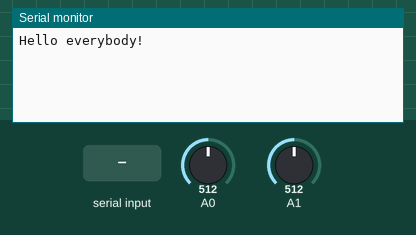
The sketch below on a simulated Arduino Uno, built with avr-gcc and run on an emulated ATmega328P. On the bench: the last lines printed to the serial monitor. Inputs (shaded band) come from the test bench; at power-on: A0 = 512, A1 = 512.

Above: at 1.2 s.
1.3 s: "1" received over the second serial link
At 3.4 s:
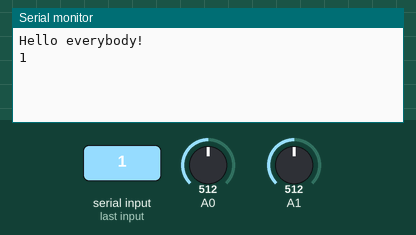
3.7 s: "0" received over the second serial link
At 5.3 s:
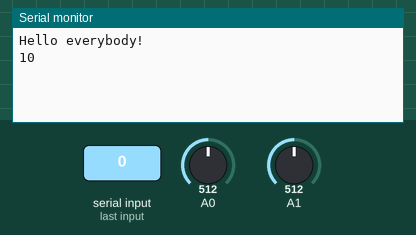

Measured:
- after the input at 1.3 s, the serial monitor: prints a new line after 0.90 s (image 1)
- after the input at 3.7 s, the serial monitor: prints a new line after 0.70 s (image 2)

The sketch:

joytick-lora-uno.ino
```cpp
#include <SoftwareSerial.h>

SoftwareSerial mySerial(0, 1); // RX, TX

//variable for Joytick
int x = 0;
int y = 0;

int val_x = 0;
int val_y = 0;

void setup() {
  Serial.begin(115200);
  Serial.println("Hello everybody!");

   // set the data rate for the SoftwareSerial port
  mySerial.begin(115200);

}

void loop() {
  x = analogRead(A0);
  y = analogRead(A1);
  if(x <= 542 && x >= 482)
  {
     x = 0;
  }
  else if(x < 482)
  {
    x = -(512 - x);
  }
  else
  {
    x = x - 511;
  }
//***************************************
  if(y <= 542 && y >= 482)
  {
     y = 0;
  }
  else if(y < 482)
  {
    y = -(512 - y);
  }
  else
  {
    y = y - 511;
  }

  val_x = map(x,0,512,0,255);
  val_y = map(y,0,512,0,255);

//  Serial.println(val_y);
//  Serial.println(val_y);
//******************************************
  delay(200);
  String cmd_x = "tx_test " + val_x;
  sendCmd(cmd_x, 1000, true);
  String cmd_y = "tx_test " + val_y;
  sendCmd(cmd_y, 1000, true);
}

String sendCmd(String command, const int timeout, boolean debug){
  String response = "";
  mySerial.print(command); // send command to the Lora.
  long int time = millis();
  while((time+timeout) > millis()){
    while(mySerial.available()){
      //the lora has data so display its output to the serial window
      char c = mySerial.read(); //read the next character
      response += c;
    }
  }
  if(debug){
    Serial.print(response);
  }
  return response;
}
```
